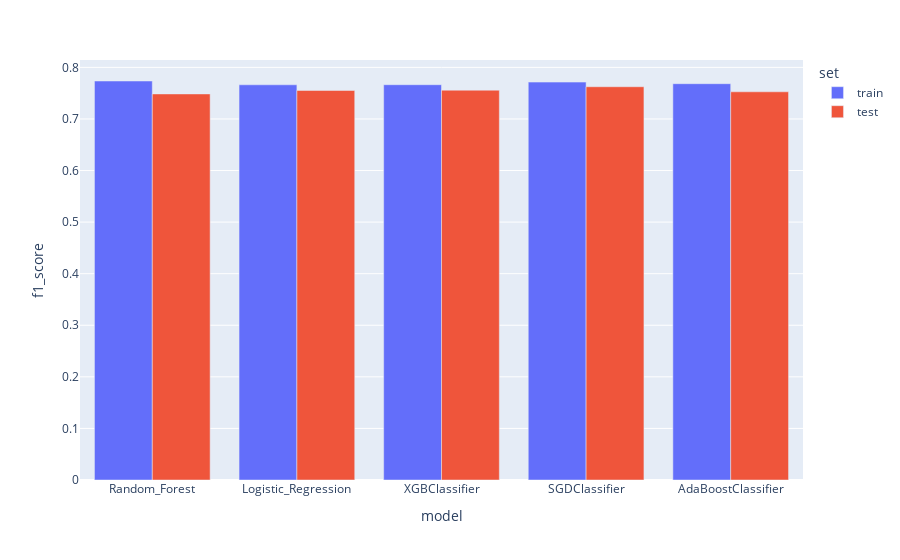

The cell this chart's notebook holds for it:
### Code cell
px.bar(scores_df, x="model", y='f1_score', color='set', barmode='group', width=900)

### Figure 1 — Plotly figure (JSON) as saved in the notebook; plotly's stock layout.template omitted (floating-point values rounded to 4 significant figures)
{"data": [{"alignmentgroup": "True", "hovertemplate": "set=train<br>model=%{x}<br>f1_score=%{y}<extra></extra>", "legendgroup": "train", "marker": {"color": "#636efa", "pattern": {"shape": ""}}, "name": "train", "offsetgroup": "train", "orientation": "v", "showlegend": true, "textposition": "auto", "type": "bar", "x": ["Random_Forest", "Logistic_Regression", "XGBClassifier", "SGDClassifier", "AdaBoostClassifier"], "xaxis": "x", "y": [0.7736, 0.7662, 0.7664, 0.7714, 0.7683], "yaxis": "y"}, {"alignmentgroup": "True", "hovertemplate": "set=test<br>model=%{x}<br>f1_score=%{y}<extra></extra>", "legendgroup": "test", "marker": {"color": "#EF553B", "pattern": {"shape": ""}}, "name": "test", "offsetgroup": "test", "orientation": "v", "showlegend": true, "textposition": "auto", "type": "bar", "x": ["Random_Forest", "Logistic_Regression", "XGBClassifier", "SGDClassifier", "AdaBoostClassifier"], "xaxis": "x", "y": [0.7485, 0.7552, 0.7558, 0.7624, 0.7526], "yaxis": "y"}], "layout": {"barmode": "group", "legend": {"title": {"text": "set"}, "tracegroupgap": 0}, "margin": {"t": 60}, "width": 900, "xaxis": {"anchor": "y", "domain": [0, 1], "title": {"text": "model"}}, "yaxis": {"anchor": "x", "domain": [0, 1], "title": {"text": "f1_score"}}}}
